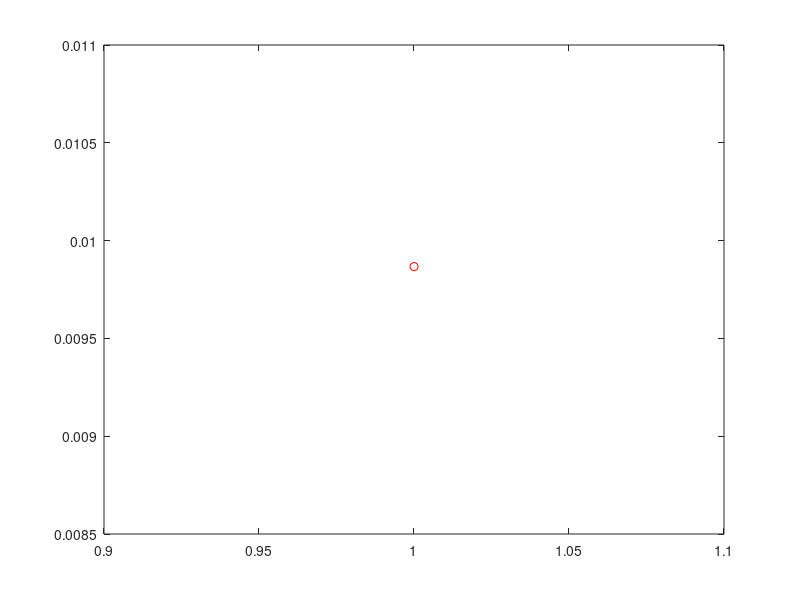

Here is the MATLAB script that generated this plot: (Note: this script raises an error after producing the figure.)
% TD CCTR

% Paramètres du problème

M = 0.05; % kg
g = 9.81; % m/s^2
L_ind = 0.01; % H
R = 1; % Omh
K_K = 0.0001; % SI

% Point d'équilibre souhaité

V0 = 7; % V
i0 = V0 / R; % A
h0 = K_K * i0 * i0 / (M * g); % m
hp0 = 0;

% Modèle en représentation d'états

A = [0,                      1,  0; 
     ((K_K * i0^2) / (M * h0^2)), 0,  (-2*K_K*i0) / (M * h0);
     0,                      0,  -R/L_ind];
 
 
B = [0;
     0;
     1/L_ind];
 
 C = [1, 0, 0];
 
 D = 0;
 
 
% Discretisation du système avec la méthode EXACTE

MM = [A, B;
      zeros(1,3), 0];

Te = 0.005; % seconds

MMd = expm(MM * Te);

Ad = MMd(1:3, 1:3) % récupère les lignes 1 à 3 et les colonnes 1 à 3;
Bd = MMd(1:3, 4) 
Cd = C;
Dd = D;

% Discretisation du système avec la méthode d'EULER

Add = A*Te + eye(3);
Bdd = B*Te;
Cdd = C;
Ddd = D;


%% Simulation de mon système discrétisé 

% Cellule qu'on peut exécuter indépendemment du reste

x = [h0;
     hp0;
     i0]; % conditions initiales de l'état
 
for k=1:1
    u = V0;
    x = Ad*x + Bd*u;
    figure(1)
    plot(k, x(1), 'ro')
    
    
    hold on
end
 
%% Analyse du système

%eig(Ad)  % valeurs propres de A (poles du systeme)
%eig(Add)

% X0 = inv(-A)*B*V0
 


%% Simulation de notre système

Q = C.'*C  % C' = transposé de C
R = 0.01

K = mydlqr(Ad, Bd, Q, R)

Q0 = B*B.';
R0 = 1e-6;
L = mydlqr(Ad.', C.', Q0, R0) 
x = [0.010; 0; 0];
xe = [1; 1; 1];

I = eye(3);
Gstatic = C * inv(I - Ad + Bd*K) * Bd;
G = inv(Gstatic);
r = 1e-3;
 
 
for k=1:100
    u = -K*xe + G*r;
    y = C*x;
    ye = C*xe;
    xe = Ad*xe + Bd*u + (L*(y - ye))';
    
    x = Ad*x + Bd*u;
    figure(1)
    plot(k, x(1), 'ro')
    plot(k, xe(1), 'bx');
    hold on
end

%% Analyse robustesse: Masse variable

% Q = C.'*C  % C' = transposé de C
% R = 0.01
% 
% K = mydlqr(Ad, Bd, Q, R)
% 
% Q0 = B*B.';
% R0 = 1e-6;
% L = mydlqr(Ad.', C.', Q0, R0) 
% xe = [1; 1; 1];
% 
% I = eye(3);
% Gstatic = C * inv(I - Ad + Bd*K) * Bd;
% G = inv(Gstatic);
% r = 1e-3;
% 
% 
% K_K = 0.0001; % SI
% V0 = 7; % V
% R_R = 1; % Omh
% i0 = V0 / R_R;

% for M=0.04:0.002:0.07
%     h0 = K_K * i0 * i0 / (M * g); % m
%     x = [h0;
%         hp0;
%         i0]; 
%     M
%     h0
%     xe = [1; 1; 1];
% 
%     for k=1:1000
%         u = -K*xe + G*r;
%         y = C*x;
%         ye = C*xe;
%         xe = Ad*xe + Bd*u + (L*(y - ye))';
% 
%         x = f_Ad_real(M)*x + Bd*u;
%         figure(1)
%         plot(k, x(1), 'ro')
%         plot(k, xe(1), 'bx');
%         hold on
%     end
% 
% end

%% Correcteur intégrale


Q = C.'*C  % C' = transposé de C
Re = 1

Qe = [Q zeros(3,1);
      zeros(1,3) 1];
  
Ae = [Ad zeros(3,1);
      Te.*C 1];
Be = [Bd; 
      0];
z = 0;

Ke = mydlqr(Ae, Be, Qe, Re);
r = 1e-2;

for M=0.02:0.005:0.8
    h0 = K_K * i0 * i0 / (M * g); % m
    x = [h0; 0; 0]; 
    xe = [h0; 0; 0];
    for k=1:100
        u = -Ke(1:3)*xe - Ke(4).*z;
        y = C*x;
        ye = C*xe;
        xe = Ad*xe + Bd*u + (L*(y - ye))';
        z = z + Te * (y - r);

        x = f_Ad_real(M)*x + Bd*u;
        figure(1)
        plot(k, x(1), 'ro')
        plot(k, xe(1), 'bx');
        hold on
    end
end 


function [Ad_real] = f_Ad_real(M)

g = 9.81; % m/s^2
L_ind = 0.01; % H
R = 1; % Omh
K_K = 0.0001; % SI

% Point d'équilibre souhaité

V0 = 7; % V
i0 = V0 / R; % A
h0 = K_K * i0 * i0 / (M * g); % m
hp0 = 0;

% Modèle en représentation d'états

A = [0,                      1,  0; 
     ((K_K * i0^2) / (M * h0^2)), 0,  (-2*K_K*i0) / (M * h0);
     0,                      0,  -R/L_ind];

B = [0;
     0;
     1/L_ind];
 
% Discretisation du système avec la méthode EXACTE

MM = [A, B;
      zeros(1,3), 0];

Te = 0.005; % seconds

MMd = expm(MM * Te);

Ad_real = MMd(1:3, 1:3); % récupère les lignes 1 à 3 et les colonnes 1 à 3;

end 